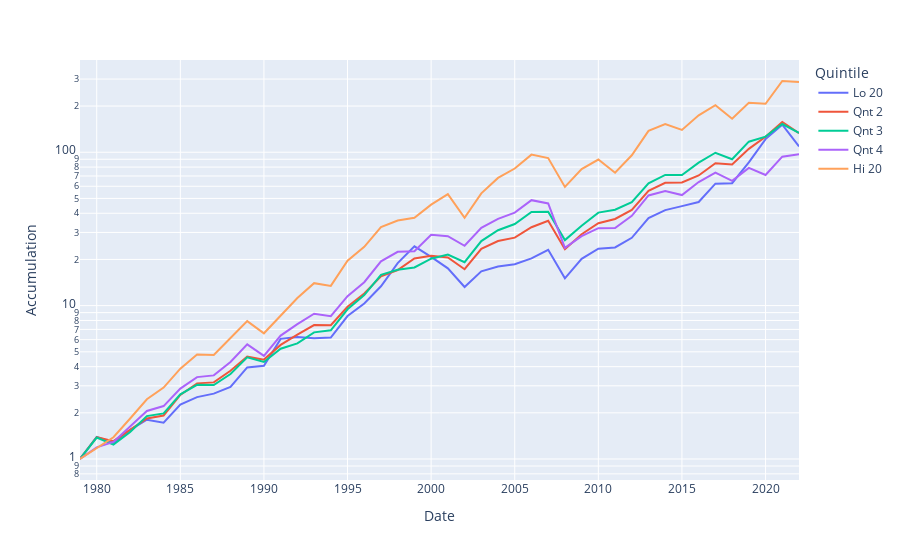

Notebook source saved alongside this figure:
### Markdown cell above
# FIGURE (CUMULATIVE RETURN-LOG SCALE)

### Code cell
fig2 = px.line(accum, x="Date", y="Accumulation", color="Quintile", log_y=True)
fig2.update_traces(mode="lines", hovertemplate=string)
fig1.update_layout(
    xaxis_title="Date",
    yaxis_title="Compound Return (Log Scale)",
    hovermode="x unified",
    legend = dict(
        yanchor="top",
        y=0.99,
        xanchor="left",
        x=0.01
    )
)
fig2.show()

### Figure 1 — Plotly figure (JSON) as saved in the notebook; plotly's stock layout.template omitted (floating-point values rounded to 4 significant figures)
{"data": [{"hovertemplate": "$%{y:,.2f}<extra></extra>", "legendgroup": "Lo 20", "line": {"color": "#636efa", "dash": "solid"}, "marker": {"symbol": "circle"}, "mode": "lines", "name": "Lo 20", "orientation": "v", "showlegend": true, "type": "scatter", "x": [1979, 1980, 1981, 1982, 1983, 1984, 1985, 1986, 1987, 1988, 1989, 1990, 1991, 1992, 1993, 1994, 1995, 1996, 1997, 1998, 1999, 2000, 2001, 2002, 2003, 2004, 2005, 2006, 2007, 2008, 2009, 2010, 2011, 2012, 2013, 2014, 2015, 2016, 2017, 2018, 2019, 2020, 2021, 2022], "xaxis": "x", "y": [1, 1.393, 1.276, 1.547, 1.803, 1.723, 2.26, 2.533, 2.668, 2.954, 3.957, 4.054, 6.072, 6.244, 6.134, 6.196, 8.553, 10.32, 13.36, 18.94, 24.35, 20.81, 17.5, 13.22, 16.75, 18.01, 18.61, 20.33, 23.13, 15.06, 20.17, 23.48, 23.95, 27.69, 37.24, 41.96, 44.54, 47.39, 62.37, 62.83, 85.98, 121.9, 151.1, 109.0], "yaxis": "y"}, {"hovertemplate": "$%{y:,.2f}<extra></extra>", "legendgroup": "Qnt 2", "line": {"color": "#EF553B", "dash": "solid"}, "marker": {"symbol": "circle"}, "mode": "lines", "name": "Qnt 2", "orientation": "v", "showlegend": true, "type": "scatter", "x": [1979, 1980, 1981, 1982, 1983, 1984, 1985, 1986, 1987, 1988, 1989, 1990, 1991, 1992, 1993, 1994, 1995, 1996, 1997, 1998, 1999, 2000, 2001, 2002, 2003, 2004, 2005, 2006, 2007, 2008, 2009, 2010, 2011, 2012, 2013, 2014, 2015, 2016, 2017, 2018, 2019, 2020, 2021, 2022], "xaxis": "x", "y": [1, 1.389, 1.308, 1.548, 1.838, 1.923, 2.617, 3.112, 3.158, 3.759, 4.647, 4.446, 5.547, 6.462, 7.469, 7.45, 9.819, 12.01, 15.52, 17.04, 20.3, 21.16, 20.63, 17.27, 23.45, 26.39, 27.74, 32.42, 35.72, 23.31, 29.2, 34.43, 36.71, 42.09, 56.09, 63.17, 63.48, 70.56, 84.86, 83.12, 105.2, 126.2, 157.5, 133.1], "yaxis": "y"}, {"hovertemplate": "$%{y:,.2f}<extra></extra>", "legendgroup": "Qnt 3", "line": {"color": "#00cc96", "dash": "solid"}, "marker": {"symbol": "circle"}, "mode": "lines", "name": "Qnt 3", "orientation": "v", "showlegend": true, "type": "scatter", "x": [1979, 1980, 1981, 1982, 1983, 1984, 1985, 1986, 1987, 1988, 1989, 1990, 1991, 1992, 1993, 1994, 1995, 1996, 1997, 1998, 1999, 2000, 2001, 2002, 2003, 2004, 2005, 2006, 2007, 2008, 2009, 2010, 2011, 2012, 2013, 2014, 2015, 2016, 2017, 2018, 2019, 2020, 2021, 2022], "xaxis": "x", "y": [1, 1.379, 1.242, 1.501, 1.904, 1.984, 2.642, 3.043, 3.039, 3.58, 4.602, 4.289, 5.236, 5.678, 6.692, 6.898, 9.466, 11.72, 15.89, 17.12, 17.75, 20.23, 21.52, 19.18, 26.37, 31.02, 34.02, 40.75, 40.9, 26.74, 33.13, 40.39, 42.23, 47.28, 62.71, 71.17, 71.08, 85.57, 99.25, 89.99, 117.2, 126.4, 152.7, 133.6], "yaxis": "y"}, {"hovertemplate": "$%{y:,.2f}<extra></extra>", "legendgroup": "Qnt 4", "line": {"color": "#ab63fa", "dash": "solid"}, "marker": {"symbol": "circle"}, "mode": "lines", "name": "Qnt 4", "orientation": "v", "showlegend": true, "type": "scatter", "x": [1979, 1980, 1981, 1982, 1983, 1984, 1985, 1986, 1987, 1988, 1989, 1990, 1991, 1992, 1993, 1994, 1995, 1996, 1997, 1998, 1999, 2000, 2001, 2002, 2003, 2004, 2005, 2006, 2007, 2008, 2009, 2010, 2011, 2012, 2013, 2014, 2015, 2016, 2017, 2018, 2019, 2020, 2021, 2022], "xaxis": "x", "y": [1, 1.192, 1.292, 1.624, 2.058, 2.213, 2.879, 3.418, 3.509, 4.292, 5.588, 4.707, 6.376, 7.578, 8.861, 8.528, 11.52, 14.21, 19.44, 22.45, 22.62, 28.96, 28.37, 24.56, 32.13, 36.8, 40.4, 48.68, 46.35, 23.82, 28.4, 31.96, 32.04, 38.48, 52.27, 55.9, 52.59, 63.94, 73.66, 65.06, 79.08, 71.12, 93.56, 96.98], "yaxis": "y"}, {"hovertemplate": "$%{y:,.2f}<extra></extra>", "legendgroup": "Hi 20", "line": {"color": "#FFA15A", "dash": "solid"}, "marker": {"symbol": "circle"}, "mode": "lines", "name": "Hi 20", "orientation": "v", "showlegend": true, "type": "scatter", "x": [1979, 1980, 1981, 1982, 1983, 1984, 1985, 1986, 1987, 1988, 1989, 1990, 1991, 1992, 1993, 1994, 1995, 1996, 1997, 1998, 1999, 2000, 2001, 2002, 2003, 2004, 2005, 2006, 2007, 2008, 2009, 2010, 2011, 2012, 2013, 2014, 2015, 2016, 2017, 2018, 2019, 2020, 2021, 2022], "xaxis": "x", "y": [1, 1.181, 1.386, 1.837, 2.453, 2.922, 3.884, 4.809, 4.761, 6.154, 7.92, 6.599, 8.554, 11.21, 14.01, 13.45, 19.62, 24.17, 32.54, 35.89, 37.37, 45.56, 53.25, 37.36, 53.97, 68.0, 78.29, 96.47, 91.59, 59.42, 77.72, 89.65, 73.51, 95.53, 137.7, 152.8, 139.9, 174.1, 202.6, 165.3, 210.4, 206.9, 291.4, 287.1], "yaxis": "y"}], "layout": {"legend": {"title": {"text": "Quintile"}, "tracegroupgap": 0}, "margin": {"t": 60}, "xaxis": {"anchor": "y", "domain": [0, 1], "title": {"text": "Date"}}, "yaxis": {"anchor": "x", "domain": [0, 1], "title": {"text": "Accumulation"}, "type": "log"}}}
